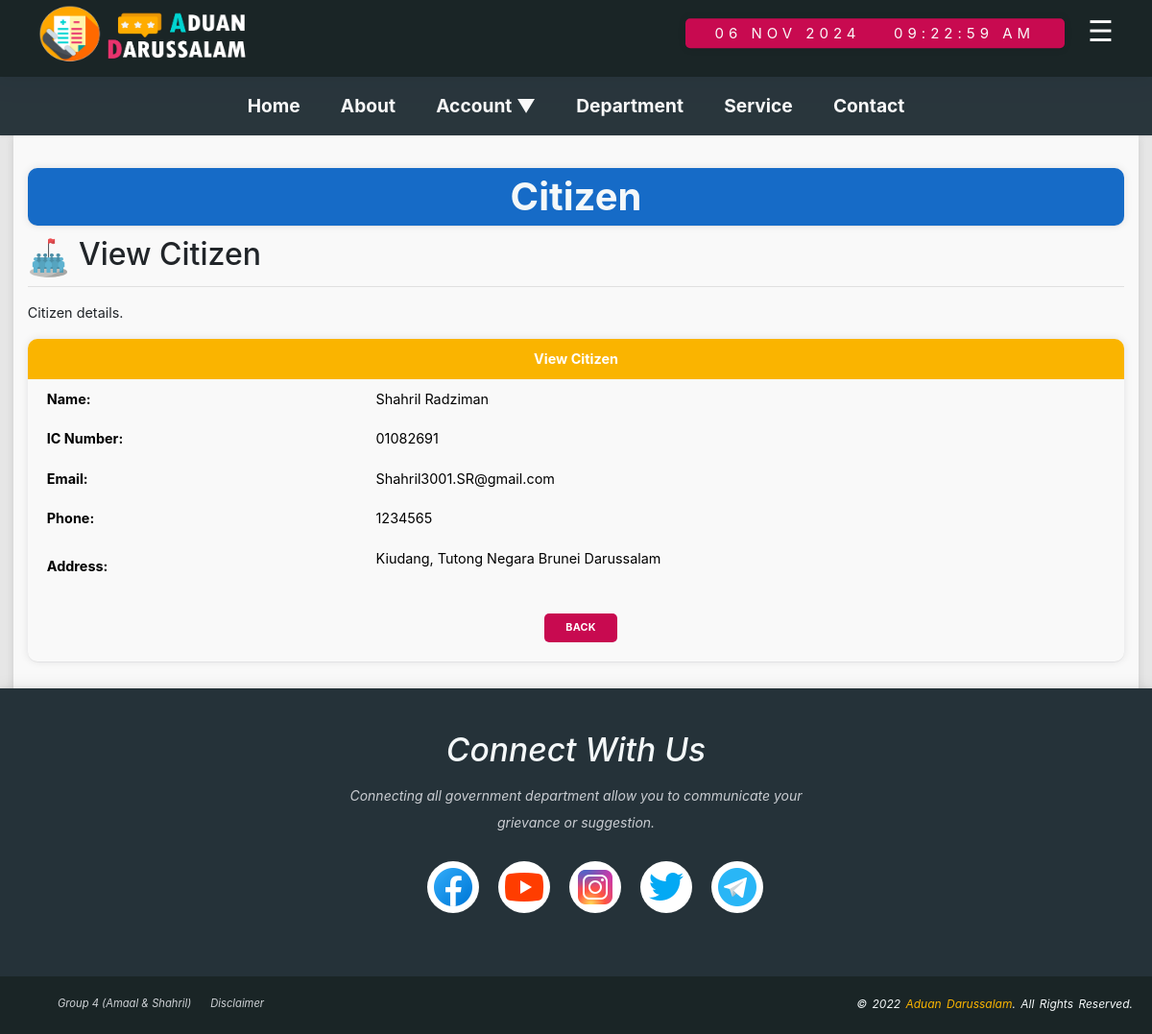
Screenshot of /admin-viewcitizen.php?citizenIC=01082691 with the database file from the repository.
### tables this page shows
CREATE TABLE `citizen` (
  `citizenID` int(100) NOT NULL,
  `citizenName` varchar(50) NOT NULL,
  `citizenIC` varchar(11) NOT NULL,
  `citizenEmail` varchar(50) NOT NULL,
  `citizenPhone` varchar(11) NOT NULL,
  `citizenAddress` varchar(100) NOT NULL,
  `citizenPassword` varchar(8) NOT NULL,
  `role` varchar(7) NOT NULL,
  `lastLogin` datetime NOT NULL
);

### connection.php (called while the page is built)
<?php
	function dbconn(){
		try {
			$host = "localhost";
			$dbname = "citizenportaldb";
			$username = "admin";
			$password = '1234';
			$dsn = "mysql:host=".$host.";dbname=".$dbname."";
			$connection = new PDO($dsn, $username, $password);
			$connection->setAttribute(PDO::ATTR_ERRMODE, PDO::ERRMODE_EXCEPTION);
			return $connection;
		}catch(PDOException $e){
			echo $e->getMessage();
			echo $e->getLine();
			echo $e->getTrace();
		}
	}
?>

### admin-viewcitizen.php (the view, shortened to what this page needs)
<!DOCTYPE html>
	<html lang="en">
	<head>
		<link rel="stylesheet" href="style.css">
		<link rel="stylesheet" type="text/css" href="vendor/bootstrap/css/bootstrap.min.css">
		<link rel="stylesheet" type="text/css" href="vendor/animate/animate.css">
		<link rel="stylesheet" type="text/css" href="vendor/select2/select2.min.css">
		<link rel="stylesheet" type="text/css" href="vendor/daterangepicker/daterangepicker.css">
		<link rel="stylesheet" type="text/css" href="vendor/slick/slick.css">
		<link rel="stylesheet" type="text/css" href="vendor/lightbox2/css/lightbox.min.css">
	</head>
	<body>
			<div id="wrapper">
				<?php
					include 'header_bar.php';
					include 'navigation_bar.php';
				?>
				<main>
					<div class="main-container">
						<div>
							<h1 class="title-container">Citizen</h1>
							<img src='icon/icons8-citizen-64.png' class='statbox-title-img'/>
							<h2 class='statbox-title-h2'>View Citizen</h2>
							<hr>
							<div class="task-container">
								<?php
										$citizenIC=$_GET['citizenIC'];
										include 'connection.php';
											$citizenquery = dbConn()->prepare('SELECT * FROM citizen WHERE citizenIC="'. $citizenIC .'"');
											$citizenquery->execute();
											$citizenlists = $citizenquery->fetchAll(PDO::FETCH_OBJ);
											foreach($citizenlists as $citizenlist){
											$citizenName = $citizenlist->citizenName;
											$citizenIC = $citizenlist->citizenIC;
											$citizenEmail = $citizenlist->citizenEmail;
											$citizenPhone = $citizenlist->citizenPhone;
											$citizenAddress = $citizenlist->citizenAddress;
										echo "
											<p>Citizen details.</p>
											<form>
												<table id='formtable'>
													<tr>
														<th colspan='2'>View Citizen</th>
													</tr>
													<tr>
														<td width='30%'><b>Name:</b></td>
														<td>$citizenName</td>
													</tr>
													<tr>
														<td><b>IC Number:</b></td>
														<td>$citizenIC</td>
													</tr>
													<tr>
														<td><b>Email:</b></td>
														<td>$citizenEmail</td>
													</tr>
													<tr>
														<td><b>Phone:</b></td>
														<td>$citizenPhone</td>
													</tr>
													<tr>
														<td><b>Address:</b></td>
														<td>$citizenAddress</td>
													</tr>
													<tr>
														<td style='border:none;' colspan='2'  id='buttonrow'>
															<center><input id='backBtn' class='button' type='button' name='back' value='Back' onclick='goBack()'></center>
														</td>
													</tr>
												</table>
											</form>
										";
									}
								?>
							</div>
						</div>
					</div>
				</main>
				<footer>
					<?php
						include 'footer_bar.php';
					?>
		    </footer>
			</div>
	</body>
</html>

### style.css (style rules this page uses)
body { min-height: 100vh; padding: 0; }
h1 { margin: 0; font-size:2em; line-height: 200%; text-shadow: #cccccc; }
.title-container { margin-top: 0.5em; margin-bottom: 0.3em; padding: 0.2em; background-color: #166BC7; color: #F4F8F9; font-weight: bold; text-transform: capitalize; text-shadow: #cccccc; border-radius:10px; box-shadow: rgba(17, 17, 26, 0.05) 0px 1px 0px, rgba(17, 17, 26, 0.1) 0px 0px 8px; }
main { margin: 0; padding-top: 0; padding-bottom: 0; padding-left: 1em; padding-right: 1em; font-size: 90%; background-color: #E6E6E6; }
.main-container { text-align: center; background-color: #F9F9F9; box-shadow: rgba(99, 99, 99, 0.2) 0px 2px 8px 0px; padding: 1em; }
.statbox-title-h2 { text-align: left; }
.statbox-title-img { display: block; float: left; width: 3em; height: 3em; margin-right: 10px; }
img { border:0; }
footer { bottom: 0; left: 0; right: 0; height: auto; width: 100%; padding-top: 40px; text-align: left; font-size:0.70em; font-style: italic; color: #F4F8F9; background-color: #253239; box-shadow: 0 4px 8px 0 rgba(0, 0, 0, 0.2), 0 6px 20px 0 rgba(0, 0, 0, 0.19); }
header, nav, main, footer { display: block; }
table { border-collapse: collapse; border-radius:10px; box-shadow: rgba(17, 17, 26, 0.05) 0px 1px 0px, rgba(17, 17, 26, 0.1) 0px 0px 8px; }
tr,td, th { padding:10px; }
#buttonrow { text-align: center; }
#formtable { margin-bottom: 1em; width: 100%; text-align: justify; }
#formtable td { color:black; padding-left:20px; }
#formtable th { color:white; padding: 10px; background-color: #FAB400; border-radius:10px 10px 0 0; text-align:center; }
.task-container { text-align: left; margin-left: auto; margin-right: auto; }
#resetBtn, #cancelBtn, #backBtn, #deleteBtn { background-color: #C80A50; }
.button { background: none repeat scroll 0% 0%; background-color: #25262A; color: white; display: inline-block; padding: 8px 22px; font-size: 0.75em; letter-spacing: 0.25px; line-height: 1.3em;border-radius: 5px; text-decoration: none;border:none;text-transform: uppercase; font-weight: bold;width: auto;overflow: visible; margin: 10px; }

### rows the page displays
citizen: citizenName "Shahril Radziman", citizenIC "01082691", citizenEmail "Shahril3001.SR@gmail.com", citizenPhone "1234565", citizenAddress "Kiudang, Tutong Negara Brunei Darussalam"
